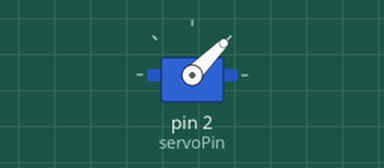
This sketch was run on a simulated Arduino Uno, built with avr-gcc and run on an emulated ATmega328P. Parts: servo.

Above: at 0.05 s.
At 3.0 s:
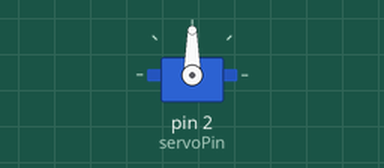
At 6.0 s:
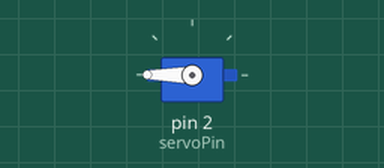
Timing chart, 0 to 7.8 s (numbered marks = the images above):
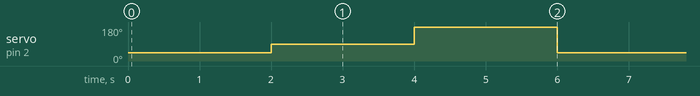

Measured:
- by itself, servo on pin 2 (servoPin): repeats every 6.0 s: 180° 2.0 s, 45° 2.0 s, 90° 2.0 s

The sketch:

PotCode.ino
```cpp
#include <Servo.h>

const int potPin = A0;

int previousValue = 0;
int currentValue = 0;
int servoPin = 2;

Servo myservo;

void setup() {
  Serial.begin(9600);
  myservo.attach(servoPin);
  pinMode(potPin, INPUT);
}

void loop() {
  // currentValue = analogRead(potPin);

  // if (currentValue != previousValue) {
  //   Serial.println(currentValue);
  //   previousValue = currentValue;
  //   int output = map(currentValue, 0, 1023, 0, 120);
  //   myservo.write(output);
  // }

  myservo.write(45);
  delay(2000);
  myservo.write(90);
  delay(2000);
  myservo.write(180);
  delay(2000);
}
```
